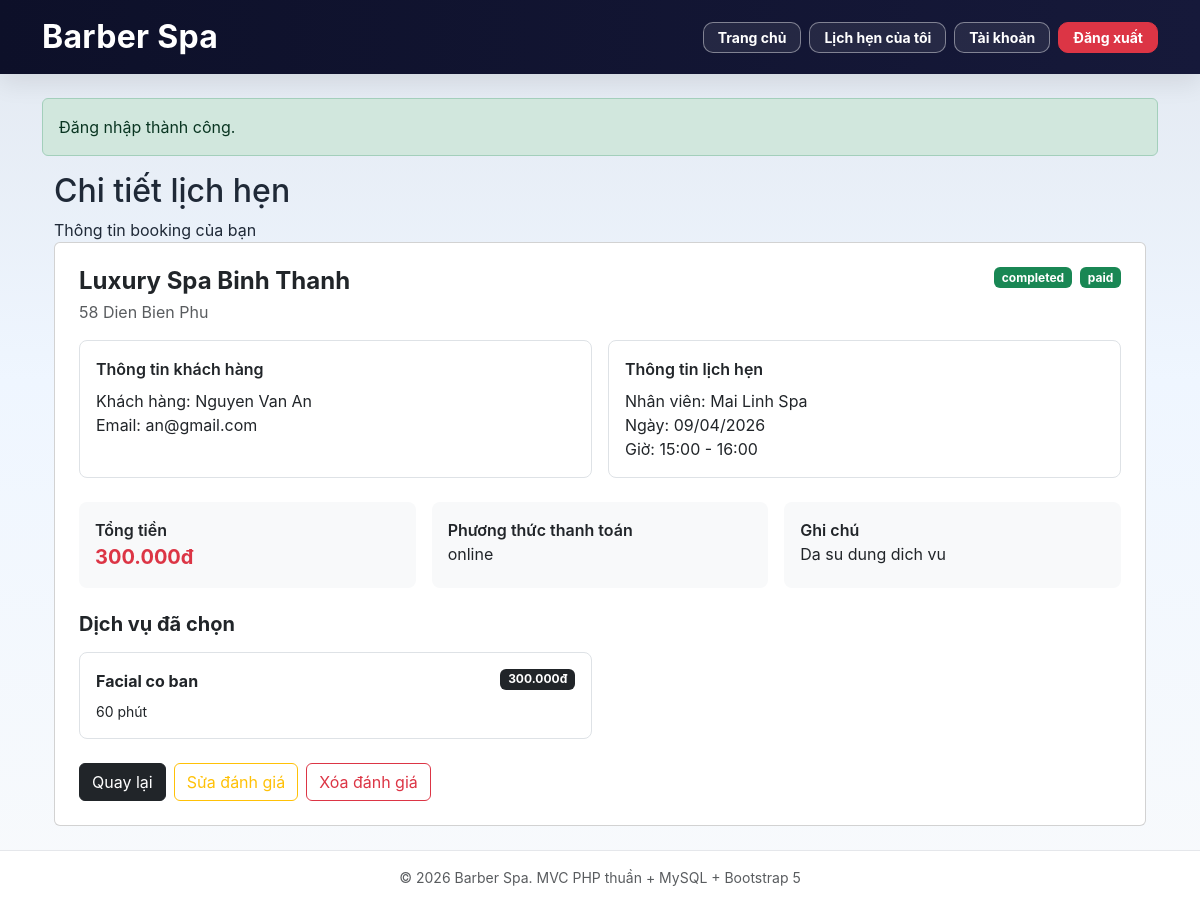
The app's page /booking/2 (signed in) with its own data.
### tables this page shows
CREATE TABLE reviews (
    id INT UNSIGNED AUTO_INCREMENT PRIMARY KEY,
    booking_id INT UNSIGNED NOT NULL,
    user_id INT UNSIGNED NOT NULL,
    salon_id INT UNSIGNED NOT NULL,
    staff_id INT UNSIGNED NOT NULL,
    rating TINYINT NOT NULL,
    content TEXT NOT NULL,
    images LONGTEXT NULL,
    status ENUM('published', 'flagged', 'removed') NOT NULL DEFAULT 'published',
    owner_reply TEXT NULL,
    owner_replied_at DATETIME NULL,
    report_count INT NOT NULL DEFAULT 0,
    created_at TIMESTAMP NULL DEFAULT CURRENT_TIMESTAMP,
    updated_at TIMESTAMP NULL DEFAULT CURRENT_TIMESTAMP ON UPDATE CURRENT_TIMESTAMP,

    CONSTRAINT fk_reviews_booking
        FOREIGN KEY (booking_id) REFERENCES bookings(id)
        ON DELETE CASCADE,

    CONSTRAINT fk_reviews_user
        FOREIGN KEY (user_id) REFERENCES users(id)
        ON DELETE CASCADE,

    CONSTRAINT fk_reviews_salon
        FOREIGN KEY (salon_id) REFERENCES salons(id)
        ON DELETE CASCADE,

    CONSTRAINT fk_reviews_staff
        FOREIGN KEY (staff_id) REFERENCES staff(id)
        ON DELETE CASCADE,

    UNIQUE KEY uq_reviews_booking (booking_id),
    INDEX idx_reviews_user (user_id),
    INDEX idx_reviews_salon (salon_id),
    INDEX idx_reviews_staff (staff_id),
    INDEX idx_reviews_status (status),
    INDEX idx_reviews_rating (rating),
    INDEX idx_reviews_report_count (report_count)
);

CREATE TABLE salons (
    id INT UNSIGNED AUTO_INCREMENT PRIMARY KEY,
    owner_id INT UNSIGNED NOT NULL,
    name VARCHAR(200) NOT NULL,
    address VARCHAR(255) NOT NULL,
    district VARCHAR(100) NOT NULL,
    city VARCHAR(100) NOT NULL,
    phone VARCHAR(20) NOT NULL,
    description TEXT NULL,
    search_keywords TEXT NULL,
    open_time TIME NOT NULL DEFAULT '08:00:00',
    close_time TIME NOT NULL DEFAULT '20:00:00',
    working_days VARCHAR(100) NOT NULL DEFAULT '1,2,3,4,5,6',
    avg_rating DECIMAL(3,2) NOT NULL DEFAULT 0.00,
    total_reviews INT NOT NULL DEFAULT 0,
    total_bookings INT NOT NULL DEFAULT 0,
    status ENUM('pending', 'active', 'hidden', 'rejected', 'deleted') NOT NULL DEFAULT 'pending',
    reject_reason TEXT NULL,
    latitude DECIMAL(10,7) NULL,
    longitude DECIMAL(10,7) NULL,
    created_at TIMESTAMP NULL DEFAULT CURRENT_TIMESTAMP,
    updated_at TIMESTAMP NULL DEFAULT CURRENT_TIMESTAMP ON UPDATE CURRENT_TIMESTAMP,

    CONSTRAINT fk_salons_owner
        FOREIGN KEY (owner_id) REFERENCES users(id)
        ON DELETE CASCADE,

    INDEX idx_salons_owner (owner_id),
    INDEX idx_salons_status (status),
    INDEX idx_salons_city (city),
    INDEX idx_salons_district (district),
    INDEX idx_salons_rating (avg_rating),
    INDEX idx_salons_bookings (total_bookings),
    FULLTEXT KEY ft_salons_search (name, description, search_keywords)
);

CREATE TABLE bookings (
    id INT UNSIGNED AUTO_INCREMENT PRIMARY KEY,
    user_id INT UNSIGNED NOT NULL,
    salon_id INT UNSIGNED NOT NULL,
    staff_id INT UNSIGNED NOT NULL,
    services LONGTEXT NOT NULL,
    booking_date DATE NOT NULL,
    start_time TIME NOT NULL,
    end_time TIME NOT NULL,
    total_price DECIMAL(12,2) NOT NULL DEFAULT 0.00,
    status ENUM('pending', 'confirmed', 'completed', 'cancelled') NOT NULL DEFAULT 'pending',
    payment_method ENUM('online', 'at_counter') NOT NULL DEFAULT 'at_counter',
    payment_status ENUM('paid', 'unpaid') NOT NULL DEFAULT 'unpaid',
    notes TEXT NULL,
    cancel_reason TEXT NULL,
    slot_held_until DATETIME NULL,
    created_at TIMESTAMP NULL DEFAULT CURRENT_TIMESTAMP,
    updated_at TIMESTAMP NULL DEFAULT CURRENT_TIMESTAMP ON UPDATE CURRENT_TIMESTAMP,

    CONSTRAINT fk_bookings_user
        FOREIGN KEY (user_id) REFERENCES users(id)
        ON DELETE CASCADE,

    CONSTRAINT fk_bookings_salon
        FOREIGN KEY (salon_id) REFERENCES salons(id)
        ON DELETE CASCADE,

    CONSTRAINT fk_bookings_staff
        FOREIGN KEY (staff_id) REFERENCES staff(id)
        ON DELETE CASCADE,

    INDEX idx_bookings_user (user_id),
    INDEX idx_bookings_salon (salon_id),
    INDEX idx_bookings_staff (staff_id),
    INDEX idx_bookings_date (booking_date),
    INDEX idx_bookings_status (status),
    INDEX idx_bookings_payment_status (payment_status),
    INDEX idx_bookings_slot (staff_id, booking_date, start_time, end_time)
);

CREATE TABLE users (
    id INT UNSIGNED AUTO_INCREMENT PRIMARY KEY,
    name VARCHAR(150) NOT NULL,
    email VARCHAR(150) NOT NULL UNIQUE,
    password VARCHAR(255) NOT NULL,
    role ENUM('admin', 'owner', 'customer') NOT NULL DEFAULT 'customer',
    is_active TINYINT(1) NOT NULL DEFAULT 1,
    ban_reason TEXT NULL,
    login_attempts INT NOT NULL DEFAULT 0,
    locked_until DATETIME NULL,
    last_login_at DATETIME NULL,
    login_ip VARCHAR(45) NULL,
    email_verified_at DATETIME NULL,
    email_token VARCHAR(255) NULL,
    reset_token VARCHAR(255) NULL,
    reset_token_expires DATETIME NULL,
    phone VARCHAR(20) NULL,
    address VARCHAR(255) NULL,
    city VARCHAR(100) NULL,
    district VARCHAR(100) NULL,
    avatar VARCHAR(255) NULL,
    remember_token VARCHAR(255) NULL,
    created_at TIMESTAMP NULL DEFAULT CURRENT_TIMESTAMP,
    updated_at TIMESTAMP NULL DEFAULT CURRENT_TIMESTAMP ON UPDATE CURRENT_TIMESTAMP,

    INDEX idx_users_role (role),
    INDEX idx_users_active (is_active),
    INDEX idx_users_locked_until (locked_until),
    INDEX idx_users_email_token (email_token),
    INDEX idx_users_reset_token (reset_token)
);

CREATE TABLE staff (
    id INT UNSIGNED AUTO_INCREMENT PRIMARY KEY,
    salon_id INT UNSIGNED NOT NULL,
    name VARCHAR(150) NOT NULL,
    phone VARCHAR(20) NULL,
    avatar VARCHAR(255) NULL,
    specialties LONGTEXT NULL,
    is_active TINYINT(1) NOT NULL DEFAULT 1,

    CONSTRAINT fk_staff_salon
        FOREIGN KEY (salon_id) REFERENCES salons(id)
        ON DELETE CASCADE,

    INDEX idx_staff_salon (salon_id),
    INDEX idx_staff_active (is_active)
);

### views/booking/show.php (the view, shortened to what the rows shown need)
<?php
$serviceItems = json_decode((string) ($booking['services'] ?? '[]'), true);
function bookingStatusBadgeClass(string $status): string
{
    return match ($status) {
        'pending' => 'bg-warning text-dark',
        'confirmed' => 'bg-primary',
        'completed' => 'bg-success',
        'cancelled' => 'bg-danger',
        default => 'bg-secondary',
    };
}
function paymentStatusBadgeClass(string $status): string
{
    return match ($status) {
        'paid' => 'bg-success',
        'unpaid' => 'bg-secondary',
        default => 'bg-secondary',
    };
}
?>
<div class="container">
    <h2 class="page-section-title">Chi tiết lịch hẹn</h2>
    <div class="page-section-subtitle">Thông tin booking của bạn</div>
    <div class="card">
        <div class="card-body p-4">
            <div class="d-flex justify-content-between align-items-start flex-wrap gap-2 mb-3">
                <div>
                    <h4 class="fw-bold mb-1"><?= e($booking['salon_name']) ?></h4>
                    <div class="text-muted"><?= e($booking['salon_address'] ?? '') ?></div>
                </div>
                <div class="d-flex gap-2">
                    <span class="badge <?= bookingStatusBadgeClass((string) $booking['status']) ?>">
                        <?= e($booking['status']) ?>
                    </span>
                    <span class="badge <?= paymentStatusBadgeClass((string) $booking['payment_status']) ?>">
                        <?= e($booking['payment_status']) ?>
                    </span>
                </div>
            </div>
            <div class="row g-3 mb-4">
                <div class="col-md-6">
                    <div class="p-3 bg-white border rounded-3 h-100">
                        <div class="fw-semibold mb-2">Thông tin khách hàng</div>
                        <div>Khách hàng: <?= e($booking['customer_name']) ?></div>
                        <div>Email: <?= e($booking['customer_email']) ?></div>
                    </div>
                </div>
                <div class="col-md-6">
                    <div class="p-3 bg-white border rounded-3 h-100">
                        <div class="fw-semibold mb-2">Thông tin lịch hẹn</div>
                        <div>Nhân viên: <?= e($booking['staff_name']) ?></div>
                        <div>Ngày: <?= e(formatDate($booking['booking_date'])) ?></div>
                        <div>Giờ: <?= e(formatTime($booking['start_time']) . ' - ' . formatTime($booking['end_time'])) ?></div>
                    </div>
                </div>
            </div>
            <div class="row g-3 mb-4">
                <div class="col-md-4">
                    <div class="p-3 bg-light rounded-3 h-100">
                        <div class="fw-semibold">Tổng tiền</div>
                        <div class="fs-5 text-danger fw-bold"><?= e(formatMoney((float) $booking['total_price'])) ?></div>
                    </div>
                </div>
                <div class="col-md-4">
                    <div class="p-3 bg-light rounded-3 h-100">
                        <div class="fw-semibold">Phương thức thanh toán</div>
                        <div><?= e($booking['payment_method']) ?></div>
                    </div>
                </div>
                <div class="col-md-4">
                    <div class="p-3 bg-light rounded-3 h-100">
                        <div class="fw-semibold">Ghi chú</div>
                        <div><?= e((string) ($booking['notes'] ?? '')) ?: 'Không có' ?></div>
                    </div>
                </div>
            </div>
            <h5 class="fw-bold mb-3">Dịch vụ đã chọn</h5>
            <?php if (empty($serviceItems)): ?>
                <div class="alert alert-secondary">Không có dữ liệu dịch vụ.</div>
            <?php else: ?>
                <div class="row g-3 mb-4">
                    <?php foreach ($serviceItems as $service): ?>
                        <div class="col-md-6">
                            <div class="border rounded-3 p-3 h-100 bg-white">
                                <div class="d-flex justify-content-between align-items-start gap-2 mb-2">
                                    <strong><?= e((string) ($service['name'] ?? '')) ?></strong>
                                    <span class="badge bg-dark">
                                        <?= e(formatMoney((float) ($service['price'] ?? 0))) ?>
                                    </span>
                                </div>
                                <div class="small">
                                    <?= e((string) ($service['duration'] ?? 0)) ?> phút
                                </div>
                            </div>
                        </div>
                    <?php endforeach; ?>
                </div>
            <?php endif; ?>
            <div class="d-flex gap-2 flex-wrap">
                <a href="<?= e(BASE_URL . '/my-bookings') ?>" class="btn btn-dark">Quay lại</a>
                <?php if (($booking['status'] ?? '') === 'completed'): ?>
                    <?php if (empty($booking['review_id'])): ?>
                        <a href="<?= e(BASE_URL . '/write-review?booking_id=' . $booking['id']) ?>" class="btn btn-warning">Viết đánh giá</a>
                    <?php else: ?>
                        <a href="<?= e(BASE_URL . '/edit-review/' . $booking['review_id']) ?>" class="btn btn-outline-warning">Sửa đánh giá</a>
                        <form method="POST" action="<?= e(BASE_URL . '/delete-review/' . $booking['review_id']) ?>" data-confirm="Bạn chắc chắn muốn xóa đánh giá này?">
                            <button type="submit" class="btn btn-outline-danger">Xóa đánh giá</button>
                        </form>
                    <?php endif; ?>
                <?php endif; ?>
            </div>
        </div>
    </div>
</div>

### index.php (shortened to what the rows shown need)
<?php
require_once __DIR__ . '/core/Database.php';
require_once __DIR__ . '/core/Auth.php';
require_once __DIR__ . '/core/helpers.php';
$path = trim($_GET['path'] ?? '', '/');
foreach ($routes as $pattern => $handler) {
    $regex = '#^' . $pattern . '$#';
    if (preg_match($regex, $path, $matches)) {
        $params = array_slice($matches, 1);
        [$file, $method] = explode('@', $handler);
        $controller = new $className();
        call_user_func_array([$controller, $method], $params);
        break;
    }
}

### views/layouts/app.php (shortened to what the rows shown need)
<?php
$content = $content ?? '';
$bodyClass = $bodyClass ?? 'bg-light';
$showNavbar = $showNavbar ?? true;
$navSection = $navSection ?? 'public';
$bodyClass = trim($bodyClass . match ($navSection) {
    'admin' => ' admin-layout',
    'owner' => ' owner-layout',
    default => '',
});
function renderNavLinks(string $navSection): void
{
    switch ($navSection) {
        case 'user':
            echo '<a class="btn btn-outline-light btn-sm" href="' . e(BASE_URL . '/home') . '">Trang chủ</a>';
            echo '<a class="btn btn-outline-light btn-sm" href="' . e(BASE_URL . '/my-bookings') . '">Lịch hẹn của tôi</a>';
            echo '<a class="btn btn-outline-light btn-sm" href="' . e(BASE_URL . '/my-profile') . '">Tài khoản</a>';
            break;
    }
}
function renderBrandBySection(string $navSection): string
{
    return match ($navSection) {
        'admin' => 'Admin Panel',
        'owner' => 'Owner Panel',
        default => APP_NAME,
    };
}
?>
<!DOCTYPE html>
<html lang="vi">
<head>
    <link href="https://cdn.jsdelivr.net/npm/bootstrap@5.3.3/dist/css/bootstrap.min.css" rel="stylesheet">
    <link href="<?= e(BASE_URL . '/public/css/style.css') ?>" rel="stylesheet">
</head>
<body class="<?= e($bodyClass) ?> d-flex flex-column min-vh-100">
<?php if ($showNavbar): ?>
<nav class="navbar navbar-expand-lg navbar-dark app-navbar <?= $navSection === 'admin' ? 'app-navbar-admin' : '' ?>">
    <div class="container">
        <a class="navbar-brand fw-bold" href="<?= e($navSection === 'admin' ? BASE_URL . '/admin/dashboard' : BASE_URL . '/home') ?>">
            <?= e(renderBrandBySection($navSection)) ?>
        </a>
        <div class="collapse navbar-collapse" id="navbarSupportedContent">
            <div class="navbar-nav ms-auto align-items-center gap-2">
                <?php if ($navSection !== 'admin'): ?>
                    <?php renderNavLinks($navSection); ?>
                <?php endif; ?>
                <?php if (Auth::check()): ?>
                    <a class="btn btn-danger btn-sm" href="<?= e(BASE_URL . '/logout') ?>">Đăng xuất</a>
                <?php endif; ?>
            </div>
        </div>
    </div>
</nav>
<?php endif; ?>
<main class="flex-grow-1 py-4">
    <?php if ($navSection === 'admin' || $navSection === 'owner'): ?>
        <div class="container-fluid admin-container-fluid">
            <div class="row gx-4">
                <aside class="col-12 col-lg-3 col-xl-2 mb-4 mb-lg-0">
                    <?php if ($navSection === 'admin'): ?>
                        <?php renderAdminSidebar(getCurrentPath()); ?>
                    <?php else: ?>
                        <?php renderOwnerSidebar(getCurrentPath()); ?>
                    <?php endif; ?>
                </aside>
                <section class="col-12 col-lg-9 col-xl-10 admin-content">
                    <div class="container-fluid p-0">
                        <?php require __DIR__ . '/flash.php'; ?>
                        <?= $content ?>
                    </div>
                </section>
            </div>
        </div>
    <?php else: ?>
        <div class="container">
            <?php require __DIR__ . '/flash.php'; ?>
        </div>
        <div class="container">
            <?= $content ?>
        </div>
    <?php endif; ?>
</main>
<footer class="app-footer mt-auto">
    <div class="container py-3 text-center text-muted small">
        © <?= e((string) date('Y')) ?> <?= e(APP_NAME) ?>. MVC PHP thuần + MySQL + Bootstrap 5
    </div>
</footer>
</body>
</html>

### views/layouts/flash.php (shortened to what the rows shown need)
<?php
$flashTypes = [
    'success' => 'success',
    'error' => 'danger',
    'warning' => 'warning',
    'info' => 'info',
];
foreach ($flashTypes as $key => $bootstrapClass):
    if (!hasFlash($key)) {
        continue;
    }
?>
    <div class="alert alert-<?= e($bootstrapClass) ?> app-flash">
        <?= e(getFlash($key)) ?>
    </div>
<?php endforeach; ?>

### records on screen
reviews: key "Đăng nhập thành công.", salon.name "Luxury Spa Binh Thanh", salon.address "58 Dien Bien Phu", booking.status "completed", booking.payment_status "paid", user.name "Nguyen Van An", user.email "an@gmail.com", staff.name "Mai Linh Spa", booking.booking_date "09/04/2026", booking.end_time "15:00 - 16:00", booking.total_price "300.000đ", booking.payment_method "online", booking.notes "Da su dung dich vu", name "Facial co ban", price "300.000đ", duration "60"
